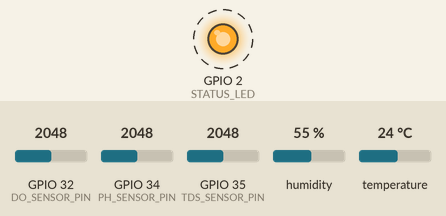
A sketch run on a simulated ESP32. On the bench: output pins drawn as LEDs (lit = HIGH). Dashed ring = blinking. The inputs (shaded band) are chosen by the test bench; at power-on: GPIO 32 (DO_SENSOR_PIN) = 2048, GPIO 34 (PH_SENSOR_PIN) = 2048, GPIO 35 (TDS_SENSOR_PIN) = 2048, humidity 55 %, temperature 24 °C (analog values on the 0–4095 scale). WiFi joins after 1.5 s; servers stay silent unless stated; network time is answered at once with the bench clock; the local clock reads 2024-03-15 10:24:30 at power-on unless the sketch sets it; random numbers use the default seed unless the sketch sets one; no MQTT or app messages arrive unless stated; what the sketch prints to the serial monitor is not drawn.

Above: at 5.0 s.
Timing chart, 0 to 9.2 s (numbered marks = the images above):
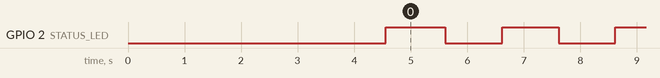

Measured:
- by itself, GPIO 2 (STATUS_LED): alternates HIGH for 1.0 s and LOW for 1.0 s

The sketch:

CFE-Hydro_send.ino
```cpp
/*
   Autor : André Luiz Rocha
   PID   : CFE-Hydro_send.ino
   Placa : ESP32 Dev Module
   Função: Enviar dados sensoriados para o broker MQTT
   Date  : 06/02/2026 - 07:36h
   L.U.  : 09/02/2026 - 23:54h
   Referências:
      - WifiManager : https://github.com/tzapu/WiFiManager
      - PubSubClient: https://github.com/knolleary/pubsubclient
      - NTPClient   : https://github.com/arduino-libraries/NTPClient
      - CFE-Hydro   : https://github.com/bps90/cfe-hydro

   Pendências:
      - Calibrar os sensores
      -
*/

// IMPORTA BIBLIOTECAS ==================================
// #include <WiFi.h>
#include <HTTPClient.h>
#include <WiFiManager.h>
#include <PubSubClient.h>
#include <ArduinoJson.h>
#include <DHT.h>
#include <EEPROM.h>
#include <WiFiUdp.h>
#include <NTPClient.h>

// DEFINE VARIÁVEIS =====================================
// WiFi Configuration
// const char* wifi_ssid = "Wifi_Client";
// const char* wifi_password = "Wifi_Password";

// MQTT Configuration
const char* mqtt_server = "test.mosquitto.org";
const int mqtt_port = 1883;
const char* mqtt_topic_data = "cfe-hydro/data";
const char* mqtt_topic_status = "cfe-hydro/status";
const char* mqtt_topic_heartbeat = "cfe-hydro/heartbeat";
const char* mqtt_client_id = "ESP32_Hydro_01";

// Configura intervalos
const unsigned long sampling_interval = 30000;     // 30 seconds
const unsigned long transmission_interval = 60000; // 60 seconds
const unsigned long heartbeat_interval = 20000;    // 20 seconds

// Variáveis Globais
unsigned long last_sample_time = 0;
unsigned long last_transmission_time = 0;
unsigned long last_heartbeat_time = 0;
unsigned long lastNTPUpdate = 0;
const unsigned long ntpUpdateInterval = 3600000; // 1 hour

bool wifi_connected = false;
bool ntpInitialized = false;

// ESTANCIA OBJETOS =====================================
// WiFi / MQTT
WiFiClient espClient;
PubSubClient client(espClient);

// NTP
WiFiUDP ntpUDP;
NTPClient timeClient(ntpUDP, "pool.ntp.org", -10800, 60000); // UTC-3 (Brasília): -3 * 3600 = -10800

// DEFINE PINOS =========================================
#define DHTPIN 15
#define DHTTYPE DHT22
DHT dht(DHTPIN, DHTTYPE);

#define PH_SENSOR_PIN 34
#define TDS_SENSOR_PIN 35
#define DO_SENSOR_PIN 32
#define STATUS_LED 2

// ADC Configuration
#define ADC_RESOLUTION 4095.0
#define VREF 3.3
#define ADC_SAMPLES 10

// ESTRUTURAS DE DADOS ==================================
// Data Structures
enum SensorType {
   TEMPERATURE = 0,
   PH,
   ELECTRICAL_CONDUCTIVITY,
   DISSOLVED_OXYGEN
};

enum InterpolationType {
   LINEAR = 0,
   LOGARITHMIC,
   POLYNOMIAL,
   SIGMOIDAL
};

struct SensorData {
   SensorType type;
   float value;
   unsigned long timestamp;  // Timestamp em MILISSEGUNDOS
   InterpolationType interpolation;
   String unit;
   String description;
   float optimal_min;
   float optimal_max;
   bool valid;
};

struct CalibrationData {
   float ph_calibration_offset;
   float ec_calibration_factor;
   float do_calibration_factor;
   uint8_t checksum;
};

SensorData current_readings[4];
CalibrationData calibration = {0.0, 1.0, 1.0, 0};

// ================= HELPER FUNCTIONS =================
String sensorTypeToString(SensorType type) {
   switch(type) {
      case TEMPERATURE: return "temperature";
      case PH: return "ph";
      case ELECTRICAL_CONDUCTIVITY: return "ec";
      case DISSOLVED_OXYGEN: return "do";
      default: return "unknown";
   }
}

String interpolationTypeToString(InterpolationType type) {
   switch(type) {
      case LINEAR: return "linear";
      case LOGARITHMIC: return "logarithmic";
      case POLYNOMIAL: return "polynomial";
      case SIGMOIDAL: return "sigmoidal";
      default: return "linear";
   }
}

float rnd_float(int min, int max) {
   return min + (float)random(1000)/999.0 * (max - min);
}

// ================= TIMESTAMP FUNCTIONS =================
// Função para obter timestamp atual em MILISSEGUNDOS (epoch time * 1000)
unsigned long getCurrentTimestamp() {
    if (ntpInitialized) {
        // Atualizar o cliente NTP para obter dados atualizados
        timeClient.update();

        // Retorna epoch time em MILISSEGUNDOS (segundos * 1000)
        unsigned long epochSeconds = timeClient.getEpochTime();
        unsigned long timestampMs = epochSeconds * 1000UL;

/*
        // DEBUG: Mostrar ambos os formatos
        Serial.print("Timestamp (segundos): ");
        Serial.print(epochSeconds);
        Serial.print(" -> (milissegundos): ");
        Serial.println(timestampMs);
*/

        return timestampMs;
    } else {
        // Fallback: milissegundos desde a inicialização
        unsigned long timestamp = millis();
        Serial.print("NTP não inicializado. Usando millis(): ");
        Serial.println(timestamp);
        return timestamp;
    }
}

// Função para obter timestamp em SEGUNDOS (para debug)
unsigned long getCurrentTimestampSeconds() {
    if (ntpInitialized) {
        timeClient.update();
        return timeClient.getEpochTime();
    } else {
        return millis() / 1000;
    }
}

// Função para formatar timestamp em string usando NTPClient
String formatTimestamp() {
    if (ntpInitialized) {
        // Atualizar o cliente NTP para obter dados atualizados
        timeClient.update();

        // Obter a data completa do NTPClient
        String formattedDate = timeClient.getFormattedDate();

        // O formato retornado é: "2026-02-06T22:48:00Z"
        // Extrair componentes
        String year = formattedDate.substring(0, 4);
        String month = formattedDate.substring(5, 7);
        String day = formattedDate.substring(8, 10);
        String hour = formattedDate.substring(11, 13);
        String minute = formattedDate.substring(14, 16);
        String second = formattedDate.substring(17, 19);

        // Obter milissegundos do sistema
        unsigned long milliseconds = millis() % 1000;

        // Formatar no estilo brasileiro: "DD/MM/AAAA HH:MM:SS.mmm"
        String formatted = day + "/" + month + "/" + year + " " +
                           hour + ":" + minute + ":" + second + ".";

        // Adicionar milissegundos com 3 dígitos
        if (milliseconds < 10) {
            formatted += "00";
        } else if (milliseconds < 100) {
            formatted += "0";
        }
        formatted += String(milliseconds);

        return formatted;
    } else {
        // Se NTP não estiver inicializado, mostrar tempo desde inicialização
        unsigned long seconds = millis() / 1000;
        unsigned long minutes = seconds / 60;
        unsigned long hours = minutes / 60;
        seconds %= 60;
        minutes %= 60;

        char buffer[50];
        snprintf(buffer, sizeof(buffer), "%02lu:%02lu:%02lu (desde inicialização)", hours, minutes, seconds);
        return String(buffer);
    }
}

// Função para inicializar NTP
bool initNTP() {
    Serial.println("Inicializando NTP...");
    timeClient.begin();
    timeClient.setTimeOffset(-10800); // UTC-3 para Brasília

    int attempts = 0;
    while (attempts < 10) {
        if (timeClient.update()) {
            ntpInitialized = true;
            Serial.println("NTP inicializado com sucesso!");

            // Mostrar a data e hora atuais
            Serial.print("Data/hora atual (UTC-3): ");
            Serial.println(formatTimestamp());

/*
            // Mostrar timestamp atual
            Serial.print("Timestamp atual (s): ");
            Serial.println(getCurrentTimestampSeconds());
            Serial.print("Timestamp atual (ms): ");
            Serial.println(getCurrentTimestamp());
*/

            return true;
        }
        delay(1000);
        attempts++;
    }

    Serial.println("Falha ao inicializar NTP!");
    return false;
}

// ================= SENSOR FUNCTIONS =================
void initSensors() {
    Serial.println("Inicializando sensores...");
    dht.begin();
    delay(2000);

    pinMode(PH_SENSOR_PIN, INPUT);
    pinMode(TDS_SENSOR_PIN, INPUT);
    pinMode(DO_SENSOR_PIN, INPUT);

    analogReadResolution(12);
    analogSetAttenuation(ADC_11db);

    Serial.println("Sensores inicializados");
}

float readAnalogAverage(int pin) {
    float sum = 0;
    for (int i = 0; i < ADC_SAMPLES; i++) {
        sum += analogRead(pin);
        delay(2);
    }
    return sum / ADC_SAMPLES;
}

float readTemperature() {
    float temp = dht.readTemperature();
    if (isnan(temp)) {
        Serial.println("Erro na leitura do DHT22!");
        return -999.0;
    }
    Serial.print("Temperatura: ");
    Serial.print(temp);
    Serial.println(" °C");
    return temp;
}

float readPH() {
    float analogValue = readAnalogAverage(PH_SENSOR_PIN);
    float voltage = analogValue * VREF / ADC_RESOLUTION;

    // Simulação de leitura de pH
    float ph_value = rnd_float(5.5, 7.8);

    Serial.print("pH: ");
    Serial.print(ph_value, 2);
    Serial.print(" (Voltagem: ");
    Serial.print(voltage, 3);
    Serial.println("V)");

    return ph_value;
}

float readElectricalConductivity() {
    float analogValue = readAnalogAverage(TDS_SENSOR_PIN);
    float voltage = analogValue * VREF / ADC_RESOLUTION;

    // Simulação de leitura de condutividade
    float ec_value = rnd_float(0.000, 5.000);

    Serial.print("EC: ");
    Serial.print(ec_value, 3);
    Serial.print(" mS/cm (Voltagem: ");
    Serial.print(voltage, 3);
    Serial.println("V)");

    return ec_value;
}

float readDissolvedOxygen() {
    float analogValue = readAnalogAverage(DO_SENSOR_PIN);
    float voltage = analogValue * VREF / ADC_RESOLUTION;

    // Simulação de leitura de oxigênio dissolvido
    float do_value = rnd_float(1.000, 5.000);

    Serial.print("OD: ");
    Serial.print(do_value, 2);
    Serial.print(" mg/L (Voltagem: ");
    Serial.print(voltage, 3);
    Serial.println("V)");

    return do_value;
}

void readAllSensors() {
    Serial.println("\n=== LEITURA DE SENSORES ===");

    // Obter timestamp atual em MILISSEGUNDOS
    unsigned long current_timestamp = getCurrentTimestamp();

    // Mostrar o timestamp atual
    Serial.print("Data/hora local: ");
    Serial.println(formatTimestamp());

    // Temperatura
    float temperature = readTemperature();
    current_readings[0] = {
        TEMPERATURE,
        temperature,
        current_timestamp,  // Em MILISSEGUNDOS
        LINEAR,
        "°C",
        "Temperatura da solução nutritiva",
        18.0,
        25.0,
        !isnan(temperature) && temperature > -900.0
    };

    // pH
    float ph_value = readPH();
    current_readings[1] = {
        PH,
        ph_value,
        current_timestamp,  // Em MILISSEGUNDOS
        LOGARITHMIC,
        "pH",
        "Potencial hidrogeniônico - escala logarítmica",
        5.5,
        6.5,
        ph_value >= 0 && ph_value <= 14
    };

    // Condutividade Elétrica
    float ec_value = readElectricalConductivity();
    current_readings[2] = {
        ELECTRICAL_CONDUCTIVITY,
        ec_value,
        current_timestamp,  // Em MILISSEGUNDOS
        POLYNOMIAL,
        "mS/cm",
        "Condutividade elétrica - variação não linear",
        1.0,
        3.0,
        ec_value >= 0 && ec_value < 10.0
    };

    // Oxigênio Dissolvido
    float do_value = readDissolvedOxygen();
    current_readings[3] = {
        DISSOLVED_OXYGEN,
        do_value,
        current_timestamp,  // Em MILISSEGUNDOS
        POLYNOMIAL,
        "mg/L",
        "Oxigênio dissolvido - comportamento polinomial",
        5.0,
        8.0,
        do_value >= 0 && do_value <= 20.0
    };

    int valid_count = 0;
    for (int i = 0; i < 4; i++) {
        if (current_readings[i].valid) valid_count++;
    }

    Serial.print("Leituras válidas: ");
    Serial.print(valid_count);
    Serial.println("/4");
    Serial.println("=== LEITURA CONCLUÍDA ===\n");
}

void conecta_WiFi() {
   WiFiManager wm;
   bool res;
   res = wm.autoConnect("CFE-Hydro_send");
   if(!res) {
      // wm.resetSettings();
      Serial.println("Falha ao conectar ao WiFi.");
      ESP.restart();
      wifi_connected = false;
   }
   else {
      Serial.println("Conectado ao Wifi!");
      Serial.print(WiFi.SSID());
      Serial.print("  IP: ");
      Serial.println(WiFi.localIP());
      wifi_connected = true;
   }
} // end conectaWiFi()

void mqtt_callback(char* topic, byte* payload, unsigned int length) {
    Serial.print("Mensagem MQTT [");
    Serial.print(topic);
    Serial.print("]: ");

    String message;
    for (int i = 0; i < length; i++) {
        message += (char)payload[i];
    }
    Serial.println(message);
}

void reconnect_mqtt() {
    while (!client.connected()) {
        Serial.print("Conectando ao MQTT...");
        String clientId = "CFE-HYDRO-";
        clientId += String(random(0xFFFF), HEX);

        if (client.connect(clientId.c_str())) {
            Serial.println("conectado!");
            digitalWrite(STATUS_LED, HIGH);
        } else {
            Serial.print("falhou, rc=");
            Serial.print(client.state());
            Serial.println(" tentando novamente em 5 segundos");
            digitalWrite(STATUS_LED, LOW);
            delay(5000);
        }
    }
}

// ============== FUNÇÕES DE PREPARAÇÃO DE DADOS ==============
String prepareCFEHYDROData() {
    StaticJsonDocument<2048> doc;

    doc["protocol"] = "CFE-HYDRO";
    doc["version"] = "1.0";
    doc["device_id"] = mqtt_client_id;
    doc["transmission_timestamp"] = getCurrentTimestamp(); // Em MILISSEGUNDOS
    doc["sampling_interval"] = sampling_interval;
    doc["transmission_interval"] = transmission_interval;
    doc["timezone"] = "UTC-3";

    JsonArray readings = doc.createNestedArray("readings");

    for (int i = 0; i < 4; i++) {
        if (current_readings[i].valid) {
            JsonObject reading = readings.createNestedObject();
            reading["sensor_type"] = sensorTypeToString(current_readings[i].type);
            reading["value"] = current_readings[i].value;
            reading["timestamp"] = current_readings[i].timestamp; // Em MILISSEGUNDOS
            reading["interpolation"] = interpolationTypeToString(current_readings[i].interpolation);

            // Adicionar metadados
            JsonObject metadata = reading.createNestedObject("metadata");
            metadata["unit"] = current_readings[i].unit;
            metadata["description"] = current_readings[i].description;
            metadata["optimal_min"] = current_readings[i].optimal_min;
            metadata["optimal_max"] = current_readings[i].optimal_max;
        }
    }

    doc["system"]["free_heap"] = ESP.getFreeHeap();
    doc["system"]["wifi_rssi"] = WiFi.RSSI();
    doc["system"]["uptime"] = millis() / 1000;

    String output;
    serializeJson(doc, output);

    Serial.println("=== DADOS CFE-HYDRO PREPARADOS ===");
    Serial.print("Tamanho: ");
    Serial.print(output.length());
    Serial.println(" bytes");

/*
    // DEBUG: Mostrar timestamps enviados
    for (int i = 0; i < 4; i++) {
        if (current_readings[i].valid) {
            Serial.print(sensorTypeToString(current_readings[i].type));
            Serial.print(" timestamp: ");
            Serial.print(current_readings[i].timestamp);
            Serial.print(" ms (");
            Serial.print(current_readings[i].timestamp / 1000);
            Serial.println(" s)");
        }
    }
*/
    return output;
}

String prepareHeartbeatMessage() {
    StaticJsonDocument<256> doc;
    doc["device"] = mqtt_client_id;
    doc["uptime"] = millis() / 1000;
    doc["free_heap"] = ESP.getFreeHeap();
    doc["rssi"] = WiFi.RSSI();

    String output;
    serializeJson(doc, output);
    return output;
}

// =============== ESTANCIA FUNÇÕES ================
void conecta_WiFi();

// ================= ARDUINO SETUP =================
void setup() {
   Serial.begin(115200);
   delay(1000);

   Serial.println("\n=== SISTEMA CFE-HYDRO ===");
   Serial.println("Inicializando...");

   pinMode(STATUS_LED, OUTPUT);
   digitalWrite(STATUS_LED, LOW);

   initSensors();

   // WIFI -----------------------------------------
   // WiFi.mode(WIFI_STA);
   // setup_wifi();
   conecta_WiFi();

   if (wifi_connected) {
      client.setServer(mqtt_server, mqtt_port);
      client.setCallback(mqtt_callback);
      client.setBufferSize(2048);
      initNTP();
   }

   Serial.println("\n=== CONFIGURAÇÃO DO SISTEMA ===");
   Serial.println("Protocolo: CFE-HYDRO");
   Serial.print("Intervalo de leitura: ");
   Serial.print(sampling_interval / 1000);
   Serial.println(" segundos");
   Serial.print("Intervalo de transmissão: ");
   Serial.print(transmission_interval / 1000);
   Serial.println(" segundos");
   Serial.print("Timestamp enviado em: MILISSEGUNDOS");
   Serial.println("\== SISTEMA PRONTO ===\n");
} //  end setup()

// ================= ARDUINO LOOP =================
void loop() {
   unsigned long current_time = millis();

   // Atualizar NTP periodicamente
   if (current_time - lastNTPUpdate >= ntpUpdateInterval || lastNTPUpdate == 0) {
      if (wifi_connected && ntpInitialized) {
         if (timeClient.update()) {
            Serial.print("NTP atualizado: ");
            Serial.println(formatTimestamp());
            Serial.print("Novo timestamp (ms): ");
            Serial.println(getCurrentTimestamp());
         }
         lastNTPUpdate = current_time;
      }
   }

   // Ler sensores periodicamente
   if (current_time - last_sample_time >= sampling_interval) {
      readAllSensors();
      last_sample_time = current_time;
   }

   // Enviar dados periodicamente
   if (current_time - last_transmission_time >= transmission_interval) {
      if (wifi_connected && client.connected()) {
         Serial.println("\n>>> ENVIANDO DADOS DOS SENSORES VIA CFE-HYDRO <<<");

         String sensor_data = prepareCFEHYDROData();
         if (client.publish(mqtt_topic_data, sensor_data.c_str())) {
            Serial.println("✓ Dados enviados com sucesso!");
         } else {
            Serial.println("✗ Falha no envio dos dados");
         }

         last_transmission_time = current_time;
      }
   }

   // Heartbeat
   if (current_time - last_heartbeat_time >= heartbeat_interval) {
      if (wifi_connected && client.connected()) {
         String heartbeat = prepareHeartbeatMessage();
         client.publish(mqtt_topic_heartbeat, heartbeat.c_str());
         last_heartbeat_time = current_time;
      }
   }

   // LED de status
   static unsigned long last_blink = 0;
   if (current_time - last_blink > 1000) {
      digitalWrite(STATUS_LED, !digitalRead(STATUS_LED));
      last_blink = current_time;
   }

   // Manter conexão MQTT
   if (wifi_connected) {
      if (!client.connected()) {
         reconnect_mqtt();
      }
      client.loop();
   }

   delay(100);
} // end loop()
```
